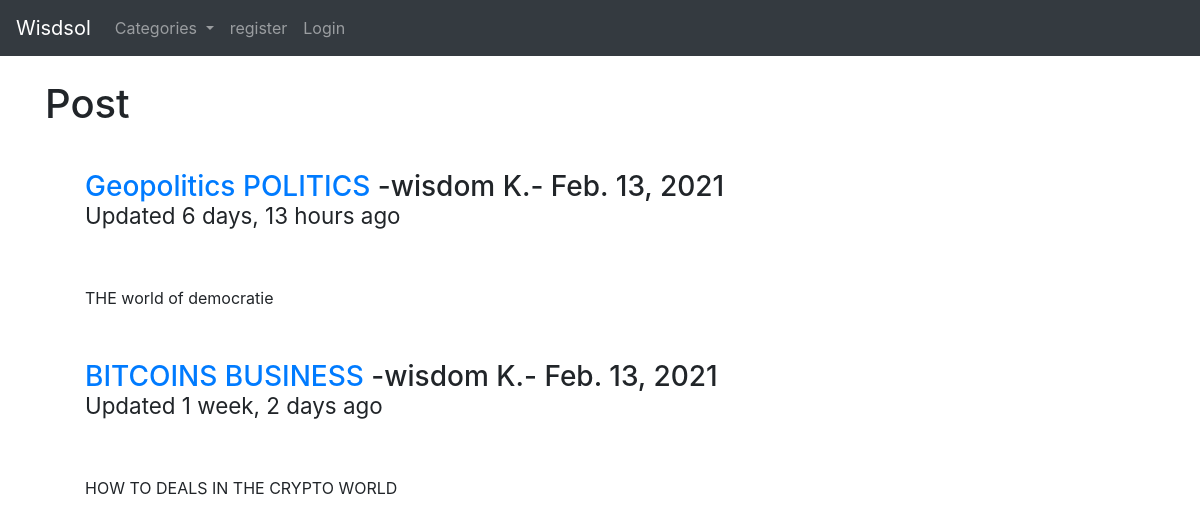
The page /blog/ on the database as committed earlier.
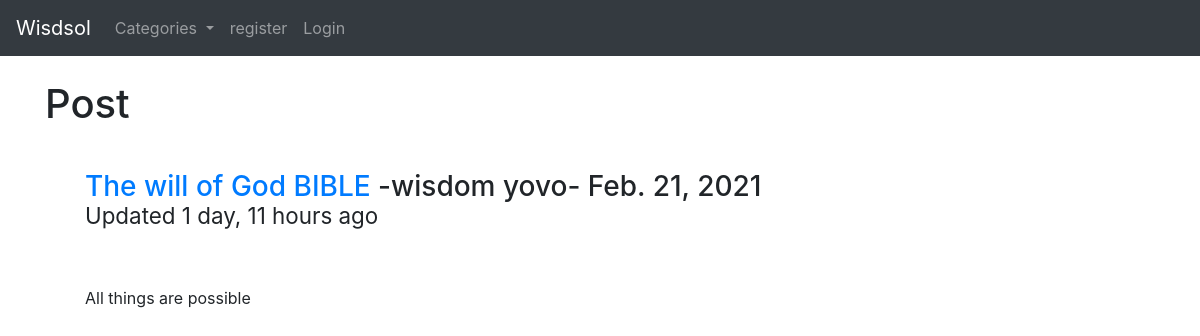
The same page on the database as committed later.
### blog/models.py (models this page shows, shortened)
class TimespamtedModel(models.Model):
    created_at=models.DateTimeField(auto_now_add=True)
    updated_at=models.DateTimeField(auto_now=True)
    class Meta:
        abstract=True

class Post(TimespamtedModel):
    title = models.CharField(max_length=255)
    title_tag = models.CharField(max_length=255)
    author = models.ForeignKey(User,on_delete=models.CASCADE)
    body=RichTextField(blank=True, null=True)
    post_date = models.DateField(auto_now_add=True,blank=True, null=True)
    category = models.CharField(max_length=255)
    likes = models.ManyToManyField(User, related_name='blog_posts')
    img = models.ImageField(upload_to='pics/')

### blog/views.py (the view)
# urls.py: path('',HomeView.as_view(),name="home"),
class HomeView(ListView):
	model=Post
	template_name='home.html'
	ordering=['-updated_at']
	def get_context_data(self,*args,**kwargs):
		cat_menu=category.objects.all()
		context=super(HomeView,self).get_context_data(*args,**kwargs)
		context["cat_menu"]=cat_menu
		return context

### blog/models.py (called while the page is built)
    def __str__(self):
        return self.name

### blog/templates/home.html (shortened to what this page needs)
{% extends 'base.html' %}
{% block content%}
{% load static %}
<h1>Post</h1>
<ul>
{% for post in object_list%}
            <h3 class="title", "add_post" {{author.id}}>
            <div class="destination_image">
            </div>
                <a href="{%url 'blog:article-detail' post.pk %}">{{post.title}}</a>
                <a href="{%url 'blog:category' post.category|slugify %}">{{post.category}}</a>
                -{{post.author.first_name}}
                {{post.author.last_name}}-
                {{post.post_date}} <small>
                <p class="time"><time datetime="{{post.created_at|date:'Y-m-d'}}">Updated {{post.updated_at|timesince}} ago</time></p>
            </h3>
        </small><br/>
        <p class="content">{{post.body|truncatewords:30|safe}}</p>
{%endfor%}
</ul>
{% endblock %}

Rows that differ between the two databases and show on the page:
removed Post: title "Geopolitics", category "POLITICS", author.first_name "wisdom", author.last_name "K.", post_date "Feb. 13, 2021", updated_at "6 days, 13 hours", body "THE world of democratie"
removed Post: title "BITCOINS", category "BUSINESS", author.first_name "wisdom", author.last_name "K.", post_date "Feb. 13, 2021", updated_at "1 week, 2 days", body "HOW TO DEALS IN THE CRYPTO WORLD"
added Post: title "The will of God", category "BIBLE", author.first_name "wisdom", author.last_name "yovo", post_date "Feb. 21, 2021", updated_at "1 day, 11 hours", body "All things are possible"
